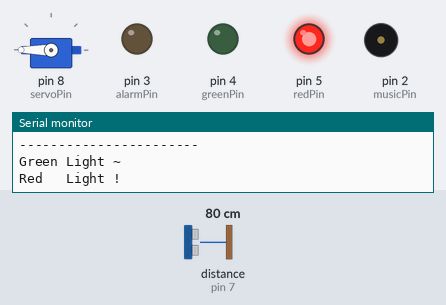
The sketch below on a simulated Arduino Uno, built with avr-gcc and run on an emulated ATmega328P. Parts: servo, output pins drawn as LEDs (lit = HIGH), buzzer (waves = sounding), the last lines printed to the serial monitor. Inputs (shaded band) come from the test bench; at power-on: distance to the obstacle (sensor on pin 7) 80 cm. The echo pulse lasts 58.3 µs per cm; pins used as bus, display or sensor lines are not drawn. At 30.5 s the program stops and its outputs stay as they are.

Above: at 15.0 s.
15.1 s: distance to the obstacle (sensor on pin 7) set to 43 cm
At 18.0 s:
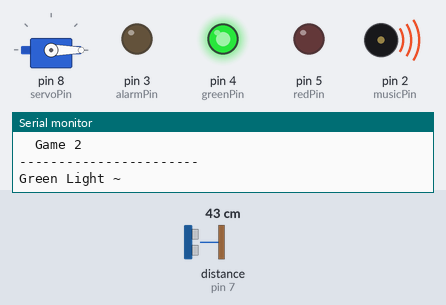
18.1 s: distance to the obstacle (sensor on pin 7) set to 37 cm
21.1 s: distance to the obstacle (sensor on pin 7) set to 33 cm
At 23.3 s:
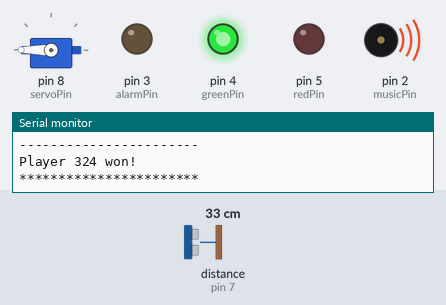
At 31.6 s:
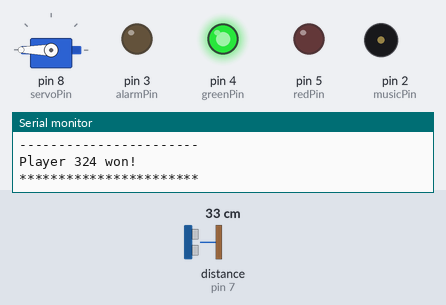
Timing chart, 0 to 32.0 s (numbered marks = the images above; inputs shaded):
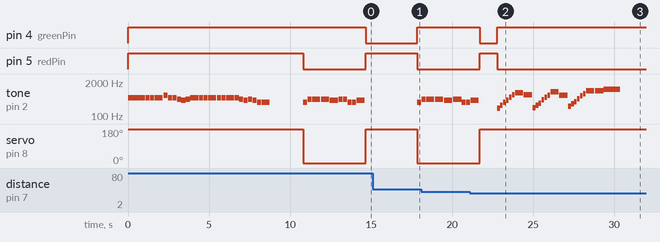

Measured:
- the behaviour switches between 37 and 36 cm on distance to the obstacle (sensor on pin 7) (found by bisection; images 1 and 2)
- after the input at 21.1 s, servo on pin 8 (servoPin): goes on until 21.7 s, then stays 180°
- by itself, tone on pin 2 (musicPin): plays 392 Hz for 0.50 s, 196 Hz for 0.17 s, 262 Hz for 0.17 s, 330 Hz for 0.17 s, 392 Hz for 0.17 s, 523 Hz for 0.17 s … (28 notes in this stretch)

The sketch:

GreenLightRedLight.ino
```cpp
/*
   Green Light Red Light Game

   Game Progress
   1. Game starts with main theme playing.
   2. Green light with game theme playing.
   3. Red light and initiate movement detection.
   4. Gane Won  (Reaches safe area)
   5. Game Lost (Out of counts or movement detected)
   6. Game reset with arduino reset button.

   Things to Do
   - adjust min diff and max diff (movement detection)
   - change game lost theme
*/

// adjustable variables
const float music_speed = 1.1;      // adjust
const int max_game_cnt = 5;         // adjust
const int min_diff = 10;            // adjust
const int max_diff = 15;            // adjust
const int win_distance = 35;        // adjust
const int stop_read_time = 100;     // adjust
const int move_read_time = 66;      // adjust
const int max_read_cnt = 30;        // adjust

// passive buzzer pins and variables
#include "pitches.h"
const int musicPin = 2;             // pin
const int alarmPin = 3;             // pin

// led pins
const int greenPin = 4;             // pin
const int redPin = 5;               // pin

// hc-sr04 sensor pins and variables
const int trigPin = 6;              // pin
const int echoPin = 7;              // pin
long read_duration;
int distance; // cm
int stop_distance;
int move_distance;
int diff; // cm

// servo pin and variables
#include <Servo.h>
Servo servo;
const int servoPin = 8;             // pin
const int posToWall = 0;
const int posToPlayer = 180;

// main theme (squid game)
int main_melodies[] = {
  NOTE_B4, NOTE_B4, NOTE_B4, NOTE_B4, NOTE_B4, NOTE_B4,
  NOTE_DS5, NOTE_B4, NOTE_B4, NOTE_A4, NOTE_G4, NOTE_A4, NOTE_B4,
  NOTE_B4, NOTE_B4, NOTE_B4, NOTE_B4, NOTE_B4, NOTE_B4,
  NOTE_B4, NOTE_A4, NOTE_G4, NOTE_A4, NOTE_G4, NOTE_E4, NOTE_E4
};
int main_theme_durations[] = {
  4, 4, 2, 4, 4, 2,
  4, 4, 4, 4, 4, 4, 2,
  4, 4, 2, 4, 4, 2,
  4, 4, 4, 4, 4, 4, 2
};
int main_theme_length = sizeof(main_melodies) / sizeof(int);

// game theme (green light red light)
int game_melodies[] = {
  NOTE_E4, NOTE_A4, NOTE_A4, NOTE_A4, NOTE_G4,
  NOTE_A4, NOTE_A4, NOTE_E4, NOTE_E4, NOTE_G4
};
int game_theme_durations[] = {
  4, 4, 2, 2, 2,
  4, 4, 4, 4, 2
};
int game_theme_length = sizeof(game_melodies) / sizeof(int);

// win theme (mario victory)
int win_melodies[] = {
  NOTE_G3, NOTE_C4, NOTE_E4, NOTE_G4, NOTE_C5, NOTE_E5,
  NOTE_G5, NOTE_E5,
  NOTE_GS3, NOTE_C4, NOTE_DS4, NOTE_GS4, NOTE_C5, NOTE_DS5,
  NOTE_GS5, NOTE_DS5,
  NOTE_AS3, NOTE_D4, NOTE_F4, NOTE_AS4, NOTE_D5, NOTE_F5,
  NOTE_AS5, NOTE_AS5, NOTE_AS5, NOTE_AS5, NOTE_C6
};
int win_theme_durations[] = {
  6, 6, 6, 6, 6, 6,
  2, 2,
  6, 6, 6, 6, 6, 6,
  2, 2,
  6, 6, 6, 6, 6, 6,
  2, 6, 6, 6, 1
};
int win_theme_length = sizeof(win_melodies) / sizeof(int);

// lost theme
int lost_melodies[] = {
  NOTE_C5, NOTE_B4, NOTE_A4, NOTE_B4, NOTE_A4, NOTE_G4,
  NOTE_A4, NOTE_G4, NOTE_F4, NOTE_C4
};
int lost_theme_durations[] = {
  6, 6, 6, 6, 6, 6,
  6, 6, 6, 2
};
int lost_theme_length = sizeof(lost_melodies) / sizeof(int);

void setup() {
  Serial.begin(9600);

  // hc-sr04 sensor pins
  pinMode(trigPin, OUTPUT);
  pinMode(echoPin, INPUT);

  // servo setup
  servo.attach(servoPin, 500, 2500);
  servo.write(posToPlayer);

  // passive buzzer setup
  pinMode(musicPin, OUTPUT);
  pinMode(alarmPin, OUTPUT);

  // led setup
  pinMode(greenPin, OUTPUT);
  pinMode(redPin, OUTPUT);
  allLightsOn();

  // play main theme
  Serial.println("***********************");
  Serial.println("Playing main music ...");
  playMusic(main_melodies, main_theme_durations, main_theme_length);
  delay(2000);
}

void loop()
{
  // loop through game counts
  for (int game_cnt = 0; game_cnt < max_game_cnt ; game_cnt++)
  {
    // print game count
    Serial.println("***********************");
    Serial.print("\t");
    Serial.print("Game ");
    Serial.println(game_cnt + 1);

    // green light
    servo.write(posToWall);
    greenLightOn();
    Serial.println("-----------------------");
    Serial.println("Green Light ~");
    playMusic(game_melodies, game_theme_durations, game_theme_length);

    // red light
    Serial.println("Red   Light !");
    servo.write(posToPlayer);
    redLightOn();
    delay(1000);

    // read stop distance
    Serial.println("-----------------------");
    Serial.print("Stop ");
    stop_distance = readDistance(stop_read_time);
    Serial.println("-----------------------");

    // read move distances (takes (max_read_cnt x move_read_time) seconds)
    for (int read_cnt = 0; read_cnt < max_read_cnt; read_cnt ++)
    {
      Serial.print("Move ");
      move_distance = readDistance(move_read_time);

      // player move (game over)
      if (isPlayerMove())
      {
        Serial.println("-----------------------");
        Serial.println("Player 324 eliminated!");
        Serial.println("***********************");
        allLightsOff();
        redLightOn();
        playAlarm();
        delay(1000);
        playMusic(lost_melodies, lost_theme_durations, lost_theme_length);
        exit(0);
      }

      // player stay still (game continues)
      else
      {
        continue;
      }
    }
  }

  // game count over (game over)
  Serial.println("-----------------------");
  Serial.println("Out of game counts.");
  Serial.println("-----------------------");
  Serial.println("Player 324 eliminated!");
  Serial.println("***********************");
  allLightsOff();
  redLightOn();
  playMusic(lost_melodies, lost_theme_durations, lost_theme_length);
  exit(0);
}

int readDistance(int read_time)
{
  // send ping from trigger pin
  digitalWrite(trigPin, HIGH);
  delayMicroseconds(10);
  digitalWrite(trigPin, LOW);
  delayMicroseconds(10);

  // read ping from echo pin
  read_duration = pulseIn(echoPin, HIGH);
  distance = (read_duration * 0.0343) / 2.;

  // player reach safe area (game won)
  if (distance <= win_distance)
  {
    // game count over (game over)
    Serial.println("");
    Serial.println("-----------------------");
    Serial.println("You are in safe area.");
    Serial.println("-----------------------");
    Serial.println("Player 324 won!");
    Serial.println("***********************");
    allLightsOff();
    greenLightOn();
    playMusic(win_melodies, win_theme_durations, win_theme_length);
    exit(0);
  }

  // show distance and button state
  Serial.print("Distance = ");
  Serial.print(distance);
  Serial.println(" cm");
  delay(read_time);

  return distance;
}

bool isPlayerMove()
{
  diff = abs(stop_distance - move_distance);

  // player move (game lost)
  if (min_diff <= diff && diff <= max_diff) // noise removal
  {
    Serial.println("-----------------------");
    Serial.println("Movement detected.");
    return true;
  }

  // player stay still (game continues)
  else
  {
    return false;
  }
}

void playMusic(int melodies[], int music_durations[], int music_length)
{
  for (int i = 0; i < music_length; i++)
  {
    int music_duration = 1000 / music_durations[i];
    int pause_time = music_duration * music_speed;

    tone(musicPin, melodies[i], music_duration);
    delay(pause_time);
    noTone(musicPin);
  }
}

void playAlarm()
{
  tone(alarmPin, 600, 3000);
  delay(500);
  noTone(alarmPin);
  delay(500);
  tone(alarmPin, 600, 3000);
  delay(500);
  noTone(alarmPin);
  delay(500);
}

void greenLightOn()
{
  digitalWrite(greenPin, HIGH);
  digitalWrite(redPin, LOW);
}

void redLightOn()
{
  digitalWrite(greenPin, LOW);
  digitalWrite(redPin, HIGH);
}

void allLightsOn()
{
  digitalWrite(greenPin, HIGH);
  digitalWrite(redPin, HIGH);
}

void allLightsOff()
{
  digitalWrite(greenPin, LOW);
  digitalWrite(redPin, LOW);
}
```

pitches.h
```cpp
/*************************************************
 * Public Constants
 *************************************************/

#define NOTE_B0  31
#define NOTE_C1  33
#define NOTE_CS1 35
#define NOTE_D1  37
#define NOTE_DS1 39
#define NOTE_E1  41
#define NOTE_F1  44
#define NOTE_FS1 46
#define NOTE_G1  49
#define NOTE_GS1 52
#define NOTE_A1  55
#define NOTE_AS1 58
#define NOTE_B1  62
#define NOTE_C2  65
#define NOTE_CS2 69
#define NOTE_D2  73
#define NOTE_DS2 78
#define NOTE_E2  82
#define NOTE_F2  87
#define NOTE_FS2 93
#define NOTE_G2  98
#define NOTE_GS2 104
#define NOTE_A2  110
#define NOTE_AS2 117
#define NOTE_B2  123
#define NOTE_C3  131
#define NOTE_CS3 139
#define NOTE_D3  147
#define NOTE_DS3 156
#define NOTE_E3  165
#define NOTE_F3  175
#define NOTE_FS3 185
#define NOTE_G3  196
#define NOTE_GS3 208
#define NOTE_A3  220
#define NOTE_AS3 233
#define NOTE_B3  247
#define NOTE_C4  262
#define NOTE_CS4 277
#define NOTE_D4  294
#define NOTE_DS4 311
#define NOTE_E4  330
#define NOTE_F4  349
#define NOTE_FS4 370
#define NOTE_G4  392
#define NOTE_GS4 415
#define NOTE_A4  440
#define NOTE_AS4 466
#define NOTE_B4  494
#define NOTE_C5  523
#define NOTE_CS5 554
#define NOTE_D5  587
#define NOTE_DS5 622
#define NOTE_E5  659
#define NOTE_F5  698
#define NOTE_FS5 740
#define NOTE_G5  784
#define NOTE_GS5 831
#define NOTE_A5  880
#define NOTE_AS5 932
#define NOTE_B5  988
#define NOTE_C6  1047
#define NOTE_CS6 1109
#define NOTE_D6  1175
#define NOTE_DS6 1245
#define NOTE_E6  1319
#define NOTE_F6  1397
#define NOTE_FS6 1480
#define NOTE_G6  1568
#define NOTE_GS6 1661
#define NOTE_A6  1760
#define NOTE_AS6 1865
#define NOTE_B6  1976
#define NOTE_C7  2093
#define NOTE_CS7 2217
#define NOTE_D7  2349
#define NOTE_DS7 2489
#define NOTE_E7  2637
#define NOTE_F7  2794
#define NOTE_FS7 2960
#define NOTE_G7  3136
#define NOTE_GS7 3322
#define NOTE_A7  3520
#define NOTE_AS7 3729
#define NOTE_B7  3951
#define NOTE_C8  4186
#define NOTE_CS8 4435
#define NOTE_D8  4699
#define NOTE_DS8 4978
```
